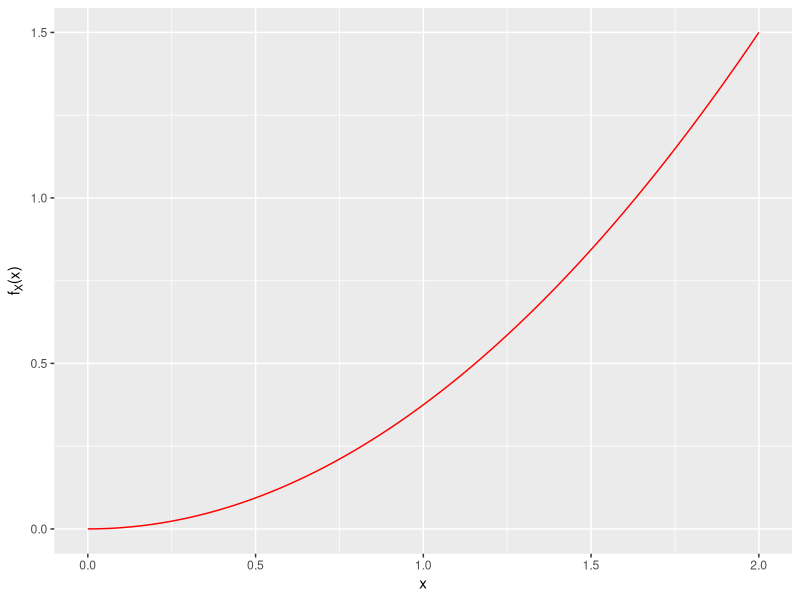
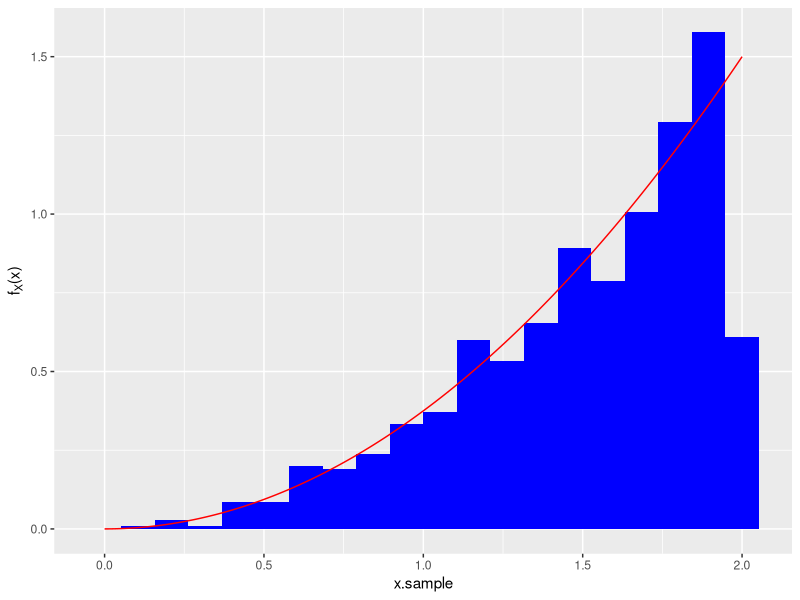
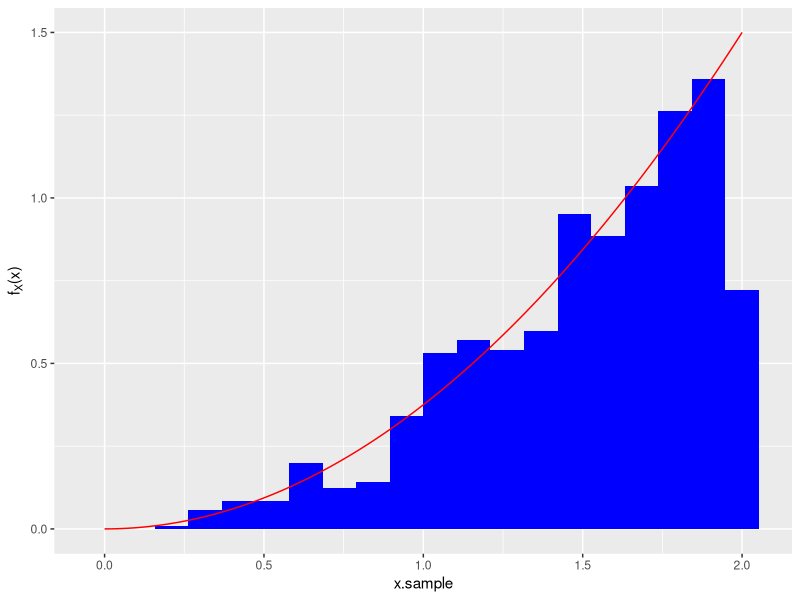
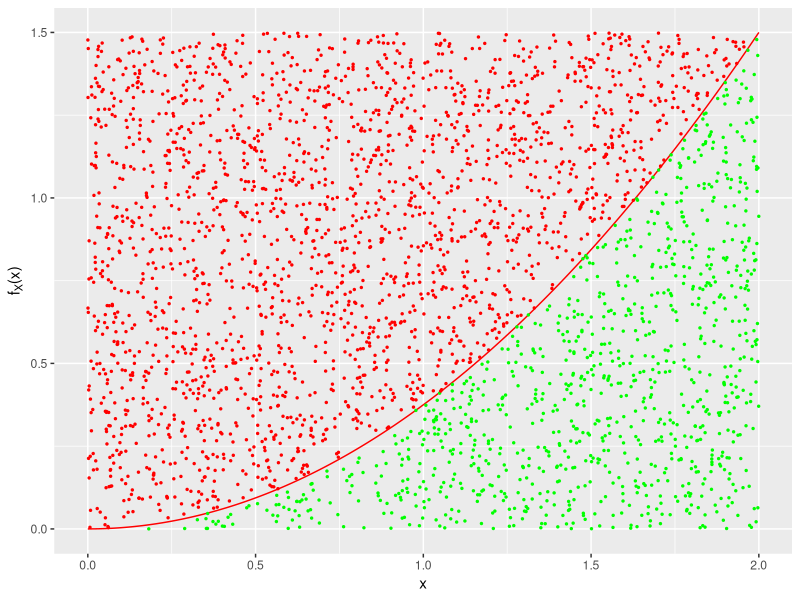

Here is the R script that generated these plots, in order:
## ---- chunk 1
x   <- seq(0,2,by=0.01)
f.X <- 3*x^2/8
library(ggplot2)
ggplot(data=data.frame(x,f.X),mapping=aes(x=x,y=f.X)) +
  geom_line(col="red") +
  ylab(expression(f[X]*"(x)"))
## ---- chunk 2
set.seed(36235)
n        <- 1000
q        <- runif(n)  # by default, this samples between 0 and 1
x.sample <- 2*q^(1/3)

ggplot(data=data.frame(x.sample),mapping=aes(x=x.sample)) +
  geom_histogram(mapping=aes(y=after_stat(density)),bins=20,fill="blue") +
  geom_line(data=data.frame(x,f.X),mapping=aes(x=x,y=f.X),col="red") +
  ylab(expression(f[X]*"(x)"))
## ---- chunk 3
set.seed(36235)
n        <- 1000
x.sample <- rep(NA,n)  # set aside storage for x
x.fail   <- c()   # we only include this here for plotting, do not include this normally
y.sample <- rep(NA,n)
y.fail   <- c()

ii <- 1
while ( is.na(x.sample[n]) == TRUE ) {  # basically, while we haven't filled in the last element of x
  u <- runif(1,min=0,max=2)   # sample uniformly from the domain
  v <- runif(1,min=0,max=1.5) # sample uniformly from the range
  if ( v <= 3*u^2/8 ) {
    x.sample[ii] <- u
    y.sample[ii] <- v
    ii <- ii+1
  } else {
    x.fail <- append(x.fail,u) # again, we would not have this else statement normally
    y.fail <- append(y.fail,v)
  }
}

ggplot(data=data.frame(x.sample),mapping=aes(x=x.sample)) +
  geom_histogram(mapping=aes(y=after_stat(density)),bins=20,fill="blue") +
  geom_line(data=data.frame(x,f.X),mapping=aes(x=x,y=f.X),col="red") +
  ylab(expression(f[X]*"(x)"))
## ---- chunk 4
ggplot(data=data.frame(x,f.X),mapping=aes(x=x,y=f.X)) +
  geom_line(col="red") +
  geom_point(data=data.frame(x.sample,y.sample),mapping=aes(x=x.sample,y=y.sample),col="green",cex=0.5) +
  geom_point(data=data.frame(x.fail,y.fail),mapping=aes(x=x.fail,y=y.fail),col="red",cex=0.5) +
  ylab(expression(f[X]*"(x)"))

cat("The number of candidate points is ",n+length(x.fail),".\n")
